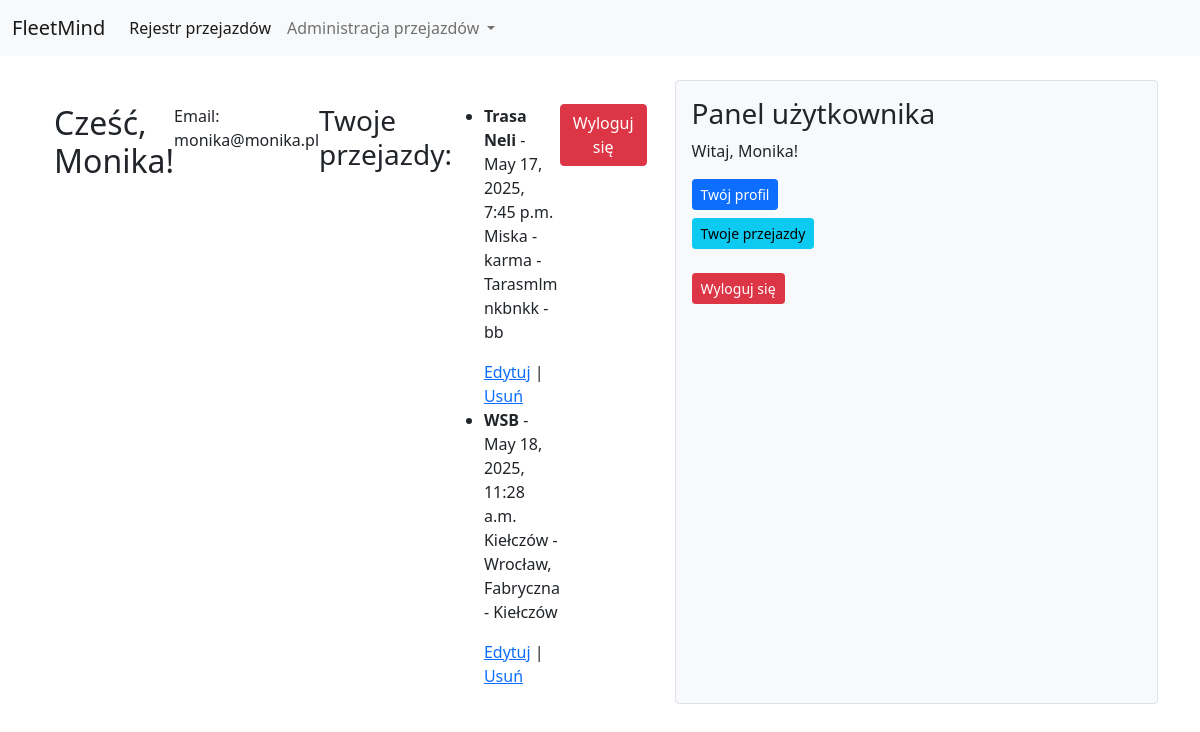
Before: /user-panel/ (signed in) with the older database file.
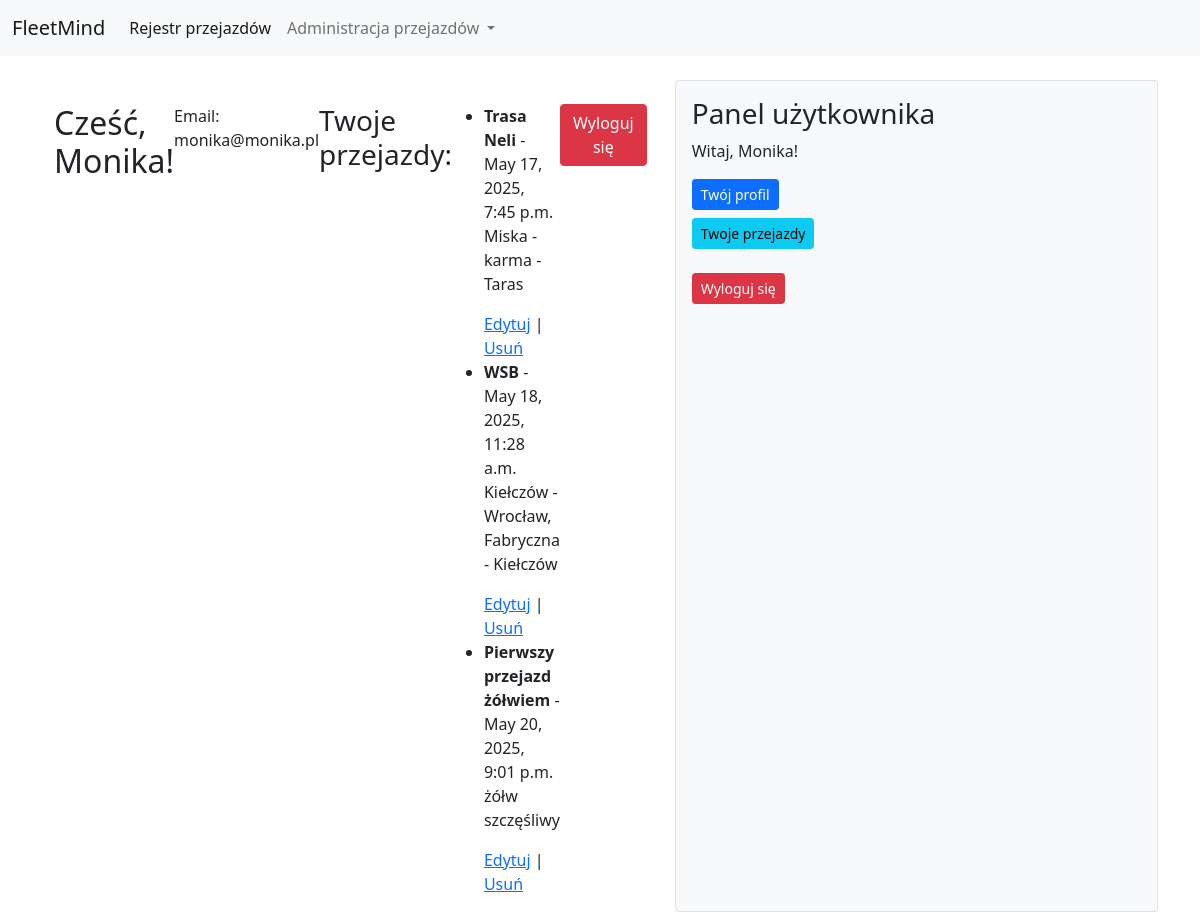
After: the same page with the newer database file.
### Fleet/models.py (models this page shows, shortened)
class Post(models.Model):
    title = models.CharField(
        max_length=200,
        help_text="Tytuł posta (maks. 200 znaków)"
    )
    content = models.TextField(
        help_text="Treść posta"
    )
    create_at = models.DateTimeField(
        auto_now_add=True,
        help_text="Data i czas utworzenia posta (ustawiane automatycznie)"
    )
    author = models.ForeignKey(
        User,
        on_delete=models.CASCADE,
        help_text="Autor posta (odniesienie do modelu User)"
    )
    distance = models.FloatField(
        blank=True,
        null=True,
        help_text="Dystans (np. w kilometrach); pole opcjonalne"
    )
    start_location = models.CharField(
        max_length=255,
        blank=True,
        null=True,
        help_text="Punkt początkowy podróży; pole opcjonalne"
    )
    end_location = models.CharField(
        max_length=255,
        blank=True,
        null=True,
        help_text="Punkt końcowy podróży; pole opcjonalne"
    )
    travel_time = models.DurationField(
        blank=True,
        null=True,
        help_text="Czas podróży; pole opcjonalne"
    )
    vehicle = models.CharField(
        max_length=100,
        blank=True,
        null=True,
        help_text="Informacja o pojeździe; pole opcjonalne"
    )

### Fleet/views.py (the view)
# urls.py: path('user-panel/', user_panel, name='user_panel'),
@login_required
def user_panel(request):
    user_posts = Post.objects.filter(author=request.user)
    return render(request, "Fleet/Auth/user_panel.html", {"user": request.user, "posts": user_posts})

### Fleet/templates/Fleet/Auth/user_panel.html (shortened to what this page needs)
{% extends "Fleet/base.html" %}
{% load static %}
{% block content %}
<div class="container mt-4">
    <h2>Cześć, {{ user.username }}!</h2>
    <p>Email: {{ user.email }}</p>
    <h3>Twoje przejazdy:</h3>
    {% if posts %}
        <ul>
            {% for post in posts %}
            <li>
                <strong>{{ post.title }}</strong> - {{ post.create_at }}
                <p>{{ post.content }}</p>
                <a href="{% url 'update_post' post.id %}">Edytuj</a> |
                <a href="{% url 'delete_post' post.id %}">Usuń</a>
            </li>
            {% endfor %}
        </ul>
    {% else %}
        <p>Nie dodano żadnych przejazdów.</p>
    {% endif %}
    <form method="post" action="{% url 'logout' %}">
        <button type="submit" class="btn btn-danger">Wyloguj się</button>
    </form>
</div>
{% endblock %}

### Fleet/templates/Fleet/base.html (shortened to what this page needs)
<!doctype html>
<html lang="pl">
{% load static %}
  <head>
    <link href="https://cdnjs.cloudflare.com/ajax/libs/bootstrap/5.0.2/css/bootstrap.min.css" rel="stylesheet">
    <link rel="stylesheet" href="https://cdn.datatables.net/1.13.4/css/jquery.dataTables.min.css" />
    <link rel="stylesheet" type="text/css" href="{% static 'css/style.css' %}">
    <link rel="stylesheet" href="https://cdn.jsdelivr.net/npm/bootstrap-icons/font/bootstrap-icons.css">
  </head>
  <body>
    <nav class="navbar navbar-expand-lg navbar-light bg-light">
      <div class="container-fluid">
        <a class="navbar-brand" href="{% url 'post_list' %}">FleetMind</a>
        <div class="collapse navbar-collapse" id="navbarNavDropdown">
          <ul class="navbar-nav">
            <li class="nav-item">
              <a class="nav-link active" aria-current="page" href="{% url 'post_list' %}">Rejestr przejazdów</a>
            </li>
            <li class="nav-item dropdown">
              <a class="nav-link dropdown-toggle" href="#" id="navbarDropdownMenuLink"
                 role="button" data-bs-toggle="dropdown" aria-expanded="false">
                Administracja przejazdów
              </a>
            </li>
          </ul>
        </div>
      </div>
    </nav>
    <div class="container d-flex mt-4">
      <div class="main-content flex-grow-1">
        {% block content %}{% endblock %}
      </div>
      {% block sidebar %}
      <div class="user-panel ms-3 p-3 bg-light border rounded">
        {% if user.is_authenticated %}
          <h3>Panel użytkownika</h3>
          <p>Witaj, {{ user.username }}!</p>
          <ul class="list-unstyled">
            <li>
              <a href="{% url 'user_panel' %}" class="btn btn-primary btn-sm mb-2">Twój profil</a>
            </li>
            <li>
              <a href="{% url 'user_posts' %}" class="btn btn-info btn-sm mb-2">Twoje przejazdy</a>
            </li>
          </ul>
          <form method="post" action="{% url 'logout' %}">
            <button type="submit" class="btn btn-danger btn-sm">Wyloguj się</button>
          </form>
        {% else %}
          <p><a href="{% url 'login' %}" class="btn btn-success">Zaloguj się</a></p>
        {% endif %}
      </div>
      {% endblock %}
    </div>
  </body>
</html>

### Fleet/static/css/style.css (style rules this page uses)
.container { display: flex; justify-content: space-between; }
.main-content { flex: 3; }
.user-panel { flex: 1; padding: 20px; background-color: #f8f9fa; border-left: 2px solid #ddd; min-width: 250px; }

Changed rows visible on the page:
changed Post "Trasa Neli": content "Miska - karma - Tarasmlm nkbnkk -bb" → "Miska - karma - Taras"
added Post: title "Pierwszy przejazd żółwiem", create_at "May 20, 2025, 9:01 p.m.", content "żółw szczęśliwy"
